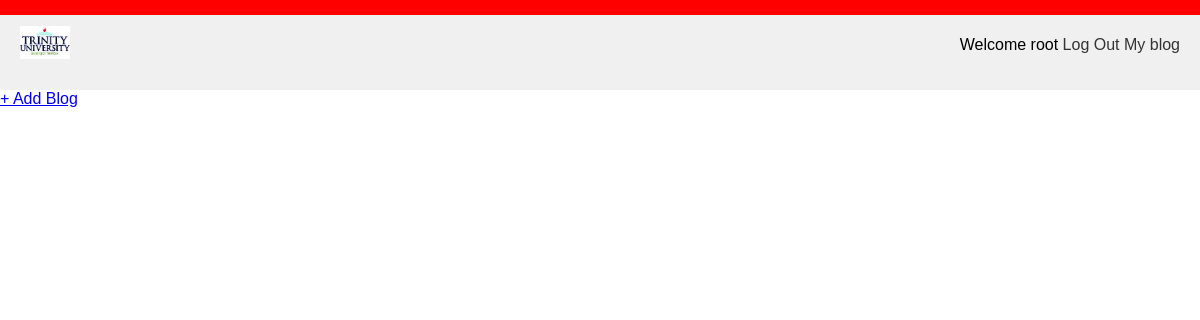
The app's page /myblog/ (signed in), older data.
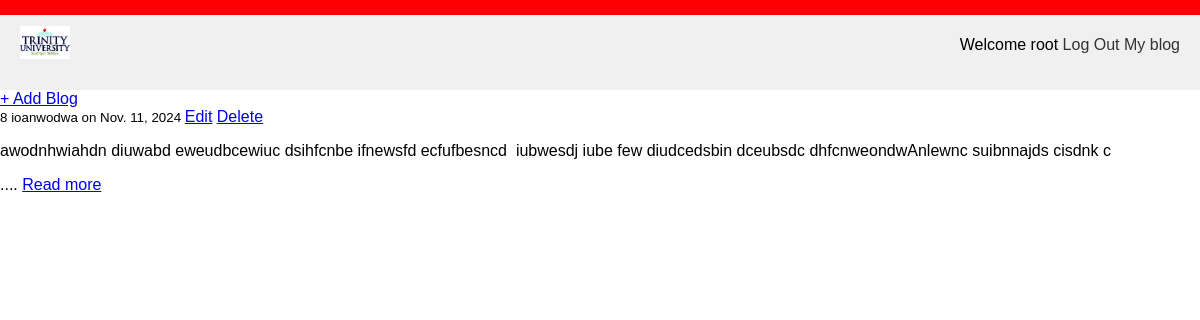
The same page, newer data.
### users/models.py (models this page shows)
class CustomUser(AbstractUser):
    first_name = models.CharField(max_length=50)
    last_name = models.CharField(max_length=50)

### blog/models.py (models this page shows, shortened)
class Post(models.Model):
    uuid = models.UUIDField(primary_key=True, default=uuid.uuid4, editable=False)
    title = models.CharField(max_length=200)
    body = RichTextUploadingField(null=True, blank=True)
    author = models.ForeignKey(get_user_model(), on_delete=models.CASCADE)
    date = models.DateField(auto_now_add=True)
    category = models.CharField(max_length=255, default='life')

### blog/views.py (the view)
# urls.py: path('myblog/', MyBlogListView.as_view(), name='myblog'),
class MyBlogListView(LoginRequiredMixin,ListView):
    model = Post
    context_object_name = 'blogs'
    template_name = 'myblogs.html'
    ordering = ['-date']
    login_url = 'login'

### templates/myblogs.html (shortened to what this page needs)
{% extends '_base.html' %}
{% block content %}
    <a href="{% url 'create' %}">+ Add Blog</a>
    {% for blog in blogs %}
        {% if user == blog.author %}
            <div class="">
                <small>8
                    {{ blog.title }}
                    on {{ blog.date }}
                </small>
                <a href="{% url 'update' blog.pk %}">Edit</a>
                <a href="{% url 'delete' blog.pk %}">Delete</a>
                <br>
                <p>{{ blog.body|slice:":200"|safe }}.... <a href="{% url 'readblogdetails' blog.pk %}">Read more</a></p>
            </div>
        {% endif %}
    {% endfor %}
{% endblock content %}

### templates/_base.html (shortened to what this page needs)
{% load static %}
<!DOCTYPE html>
<html lang="en">
<head>
    <link rel="stylesheet" href="{% static 'css/style.css' %}">
</head>
<body>
    <div class="nav">
        <div class="logo">
            <a href="{% url 'home' %}" class="titlelink"></a><img src="{% static 'images/img1.jpg' %}" alt="Trinity University Logo"></a>
          </div>
        <div class="top">
            {% if user.is_authenticated %}
                <p>Welcome {{ user.username }} <a href="{% url 'logout' %}">Log Out</a>  <a href="{% url 'myblog' %}">My blog</a> </p>
            {% else %}
                <li><a href="{% url 'signup' %}">Sign Up</a></li>
                <li><a href="{% url 'login' %}">Log In</a></li>
            {% endif %}
        </div>
    </div>
    {% block content %}
    {% endblock content %}
</body>
</html>

### static/css/style.css (style rules this page uses)
body { font-family: Arial, sans-serif; margin: 0; padding: 0; }
.nav { background-color: #f0f0f0; padding: 20px; display: flex; justify-content: space-between; align-items: center; }
.nav::before, .nav::after { content: ""; position: absolute; top: 0; left: 0; width: 100%; height: 15px; background-color: red; }
.logo img { width: 50px; }
.top { list-style: none; margin: 0; padding: 0; display: flex; }
.top a { text-decoration: none; color: #333; }

Row changes from the older to the newer data that the page shows:
added Post: title "ioanwodwa", date "Nov. 11, 2024", body "awodnhwiahdn diuwabd eweudbcewiuc dsihfcnbe ifnewsfd ecfufbesncd iubwesdj iube few diudcedsbin dceubsdc dhfcnweondwAnlewnc suibnnajds cisdnk c"
